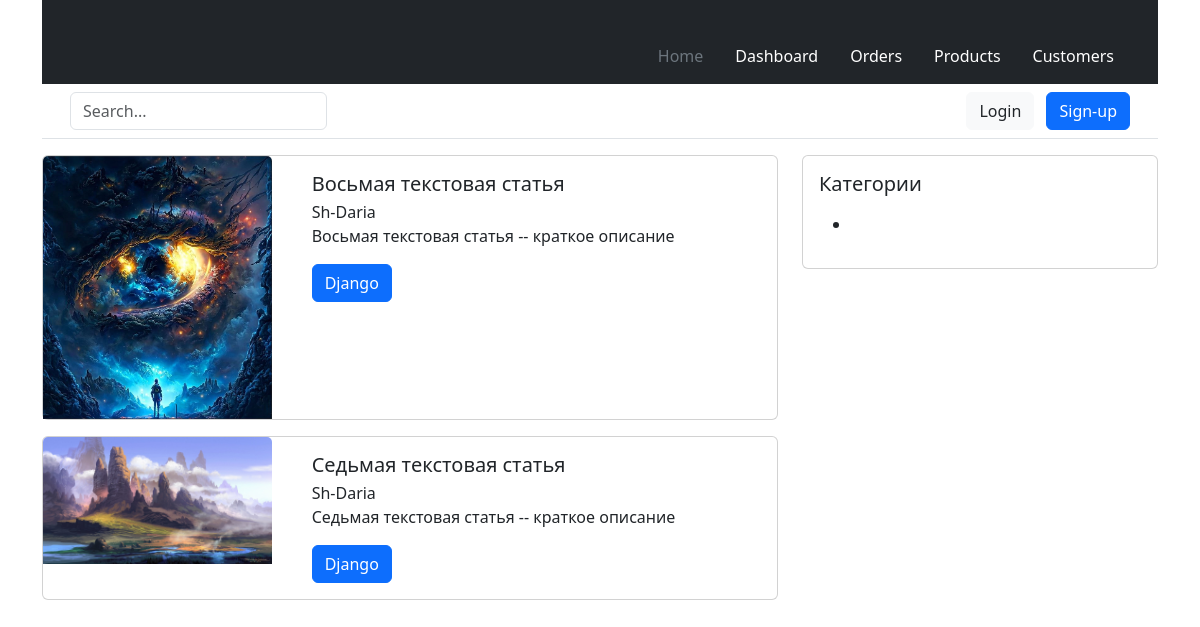
The app's page /articles/ with its own data.
### modules/blog/models.py (models this page shows, shortened)
class Article(models.Model):
    class ArticleManager(models.Manager):
        def all(self):
            return self.get_queryset().select_related('author', 'category').filter(status='published')
    STATUS_OPTIONS = (
        ('published', 'Опубликовано'),
        ('draft', 'Черновик')
    )
    title = models.CharField(verbose_name='Заголовок', max_length=255)
    slug = models.SlugField(verbose_name='URL', max_length=255, blank=True, unique=True)
    short_description = models.TextField(verbose_name='Краткое описание', max_length=500)
    full_description = models.TextField(verbose_name='Полное описание')
    thumbnail = models.ImageField(
        verbose_name='Превью поста',
        blank=True,
        upload_to='images/thumbnails/%Y/%m/%d/',
        validators=[FileExtensionValidator(allowed_extensions=('png', 'jpg', 'webp', 'jpeg', 'gif'))]
    )
    status = models.CharField(choices=STATUS_OPTIONS, default='published', verbose_name='Статус поста', max_length=10)
    time_create = models.DateTimeField(auto_now_add=True, verbose_name='Время добавления')
    time_update = models.DateTimeField(auto_now=True, verbose_name='Время обновления')
    author = models.ForeignKey(to=User, verbose_name='Автор', on_delete=models.SET_DEFAULT, related_name='author_posts', default=1)
    updater = models.ForeignKey(to=User, verbose_name='Обновил', on_delete=models.SET_NULL, null=True, related_name='updater_posts', blank=True)
    fixed = models.BooleanField(verbose_name='Зафиксировано', default=False)
    category = TreeForeignKey('Category', on_delete=models.PROTECT, related_name='articles', verbose_name='Категория')
    objects = ArticleManager()
    class Meta:
        db_table = 'app_articles'
        ordering = ['-fixed', '-time_create']
        indexes = [models.Index(fields=['-fixed', '-time_create', 'status'])]
        verbose_name = 'Статью'
        verbose_name_plural = 'Статей'

class Category(MPTTModel):
    title = models.CharField(max_length=255, verbose_name='Название категории')
    slug = models.SlugField(max_length=255, verbose_name='URL категории', blank=True)
    description = models.TextField(verbose_name='Описание категории', max_length=300)
    parent = TreeForeignKey(
        'self',
        on_delete=models.CASCADE,
        null=True,
        blank=True,
        db_index=True,
        related_name='children',
        verbose_name='Родительская категория'
    )
    class MPTTMeta:
        order_insertion_by = ('title',)
    class Meta:
        verbose_name = 'Категория'
        verbose_name_plural = 'Категории'
        db_table = 'app_categories'

### modules/blog/views.py (the view)
# urls.py: path('articles/', articles_list, name='articles_by_page'),
def articles_list(request):
    articles = Article.objects.all()
    paginator = Paginator(articles, per_page=2)
    page_number = request.GET.get('page')
    page_object = paginator.get_page(page_number)
    context = {'page_obj': page_object}
    return render(request, 'blog/articles_func_list.html', context)

### templates/blog/articles_func_list.html
{% extends 'main.html' %}
{% block content %}
    {% for article in page_obj %}
    <div class="card mb-3">
        <div class="row">
            <div class="col-4">
                <img src="{{ article.thumbnail.url }}" class="card-img-top" alt="{{ article.title }}">
            </div>
            <div class="col-8">
                <div class="card-body">
                    <h5 class="card-title">{{ article.title }}</h5>
                    <div class="card-subtitle">{{ article.author.username }}</div>
                    <p class="card-text">{{ article.short_description }}</p>
                    <a href="{% url 'articles_by_category' article.category.slug %}" class="btn btn-primary">{{ article.category.title }}</a>
                </div>
            </div>
        </div>
    </div>
    {% endfor %}
{% endblock %}

### records on screen
Article: thumbnail (picture), title "Восьмая текстовая статья", author.username "Sh-Daria", short_description "Восьмая текстовая статья -- краткое описание", category "Django"
Article: thumbnail (picture), title "Седьмая текстовая статья", author.username "Sh-Daria", short_description "Седьмая текстовая статья -- краткое описание", category "Django"
